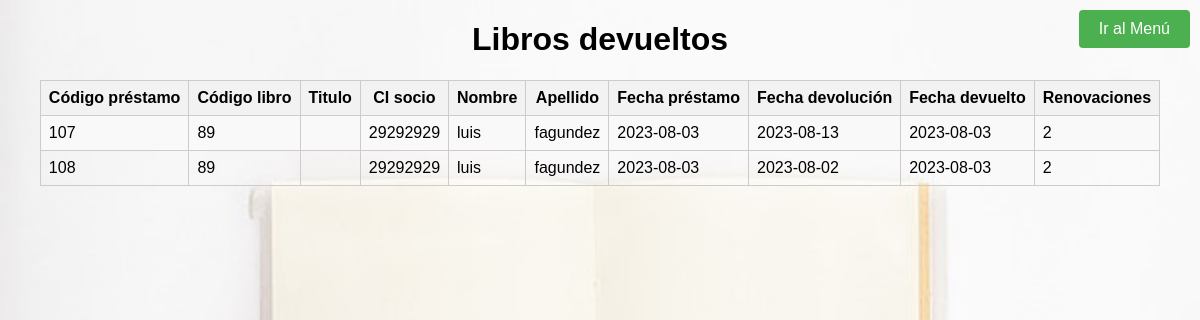
/view/listar_devoluciones.php, run on the app's committed database.
### tables this page shows
CREATE TABLE `retira` (
  `id_prestamo` int NOT NULL AUTO_INCREMENT,
  `id_libro` int DEFAULT NULL,
  `ci` char(8) DEFAULT NULL,
  `prestamo` date DEFAULT NULL,
  `devolucion` date DEFAULT NULL,
  `pres_dev` tinyint(1) DEFAULT NULL,
  `fecha_devuelto` date DEFAULT NULL,
  `cant_dias` int DEFAULT NULL,
  `veces_renovado` int DEFAULT NULL,
  `vigencia` varchar(20) DEFAULT NULL,
  PRIMARY KEY (`id_prestamo`)
);

CREATE TABLE `persona` (
  `ci` char(8) NOT NULL,
  `nombre` varchar(15) DEFAULT NULL,
  `apellido` varchar(15) DEFAULT NULL,
  `sexo` varchar(20) DEFAULT NULL,
  `fecha_nac` date DEFAULT NULL,
  `calle` varchar(60) DEFAULT NULL,
  `ciudad` varchar(20) DEFAULT NULL,
  `fijo` char(12) DEFAULT NULL,
  `cel` char(9) DEFAULT NULL,
  `email` varchar(40) DEFAULT NULL,
  `grupo` varchar(10) DEFAULT NULL,
  `tipo` varchar(15) DEFAULT NULL,
  `borrado` tinyint(1) DEFAULT NULL,
  PRIMARY KEY (`ci`)
);

### controller/listardevolucion.php (called while the page is built)
<?php
require_once  "../model/conexion.php";
require_once  "../model/funciones.php";
$conn = conectar();
listardevolucion ($conn );
?>

### model/funciones.php (the view, shortened to what this page needs)
   <?php
 function listardevolucion($conn){
   $sql = "SELECT id_prestamo,r.id_libro,r.ci, prestamo, devolucion, l.estado, l.titulo, nombre, apellido, r.fecha_devuelto, veces_renovado
FROM retira r, libro l, socio s, persona p
where r.id_libro = l.id_libro and s.ci = p.ci and p.ci = r.ci  and r.fecha_devuelto>0 ";
   $result = $conn->query($sql);
   if ($result->num_rows > 0) {
     while ($row = $result->fetch_assoc()) {
     echo "<tr>";
     echo "<td>" . $row["id_prestamo"] . "</td>";
      echo "<td>" . $row["id_libro"] . "</td>";
   echo "<td>" . $row["titulo"] . "</td>";
   echo "<td>" . $row["ci"] . "</td>";
   echo "<td>" . $row["nombre"] . "</td>";
   echo "<td>" . $row["apellido"] . "</td>";
   echo "<td>" . $row["prestamo"] . "</td>";
   echo "<td>" . $row["devolucion"] . "</td>";
      echo "<td>" . $row["fecha_devuelto"] . "</td>";
      echo "<td>" . $row["veces_renovado"] . "</td>";
       echo "</tr>";
     }
   } else {
 	                		        echo "<div style='background-color: #fff; padding: 20px; border-radius: 5px; box-shadow: 0 0 10px rgba(0, 0, 0, 0.1); margin: 0 auto; position: fixed; top: 50%; left: 50%; transform: translate(-50%, -50%);'><p>No hay registros de libros</p></div>";
   }
 }

### view/listar_devoluciones.php (style rules this page uses)
body { font-family: Arial, sans-serif; background-color: #f2f2f2; margin: 0; padding: 20px; background-image: url("fondo/ll.jpg"); background-size: cover; background-repeat: no-repeat; }
body { font-family: Arial, sans-serif; }
th, td { padding: 8px; border: 1px solid #ccc; }
tr:nth-child(even) { background-color: #f9f9f9; }
body { margin: 0; padding: 0; }

### data on the page
retira: id_prestamo "107", id_libro "89", ci "29292929", persona.nombre "luis", persona.apellido "fagundez", prestamo "2023-08-03", devolucion "2023-08-13", fecha_devuelto "2023-08-03", veces_renovado "2"
retira: id_prestamo "108", id_libro "89", ci "29292929", persona.nombre "luis", persona.apellido "fagundez", prestamo "2023-08-03", devolucion "2023-08-02", fecha_devuelto "2023-08-03", veces_renovado "2"
